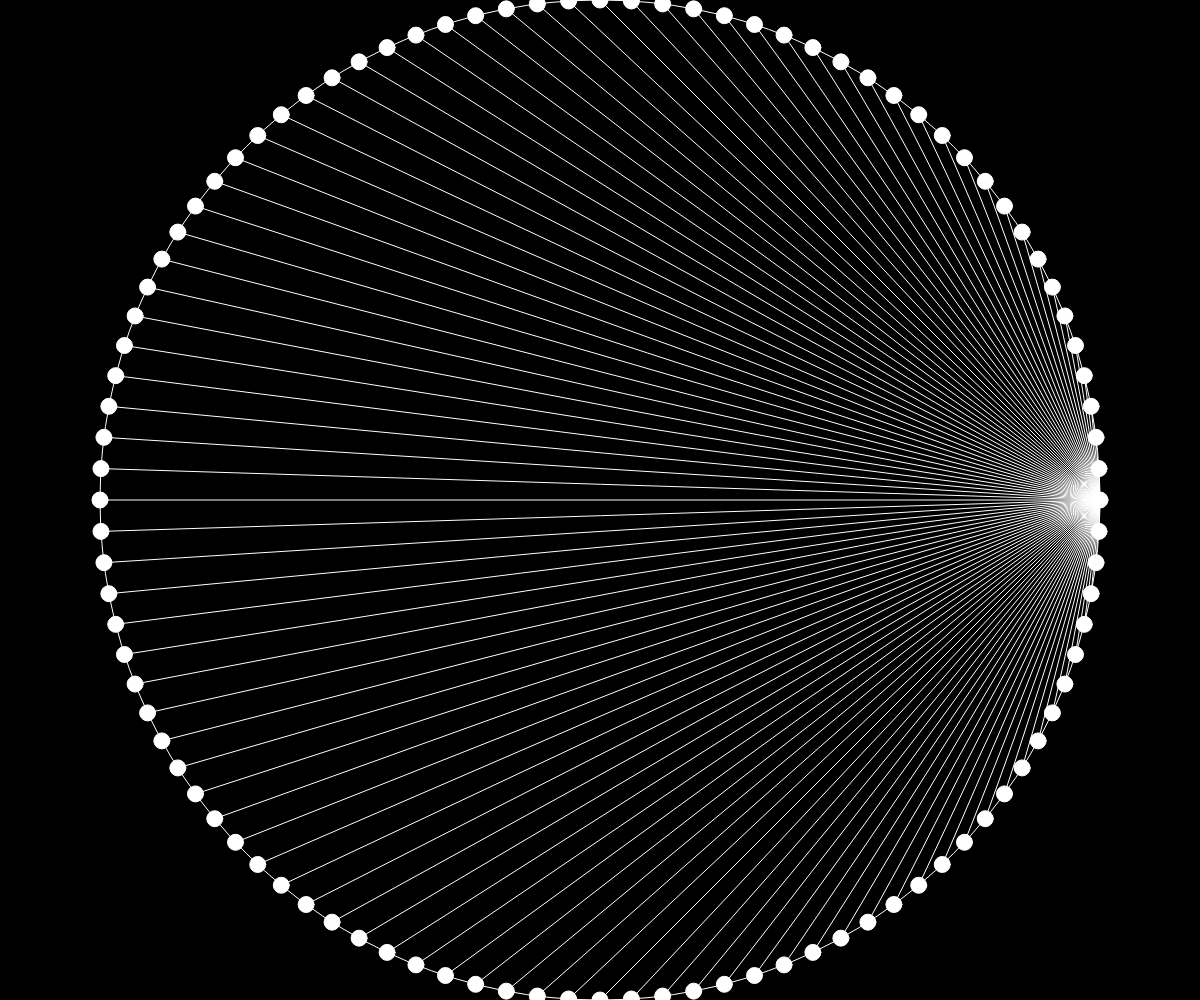
Frame 1 (no input)
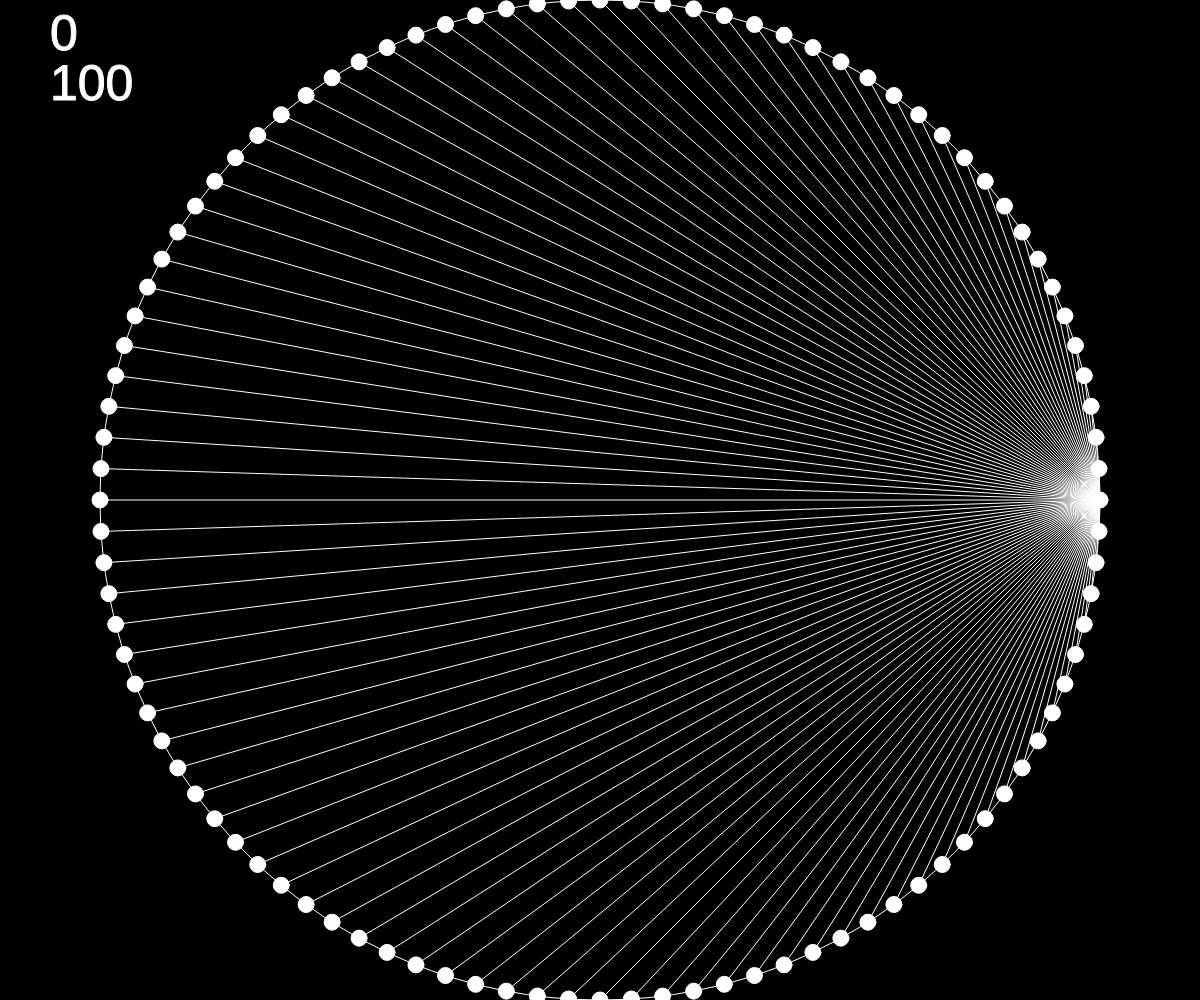
Frame 60 (no input)
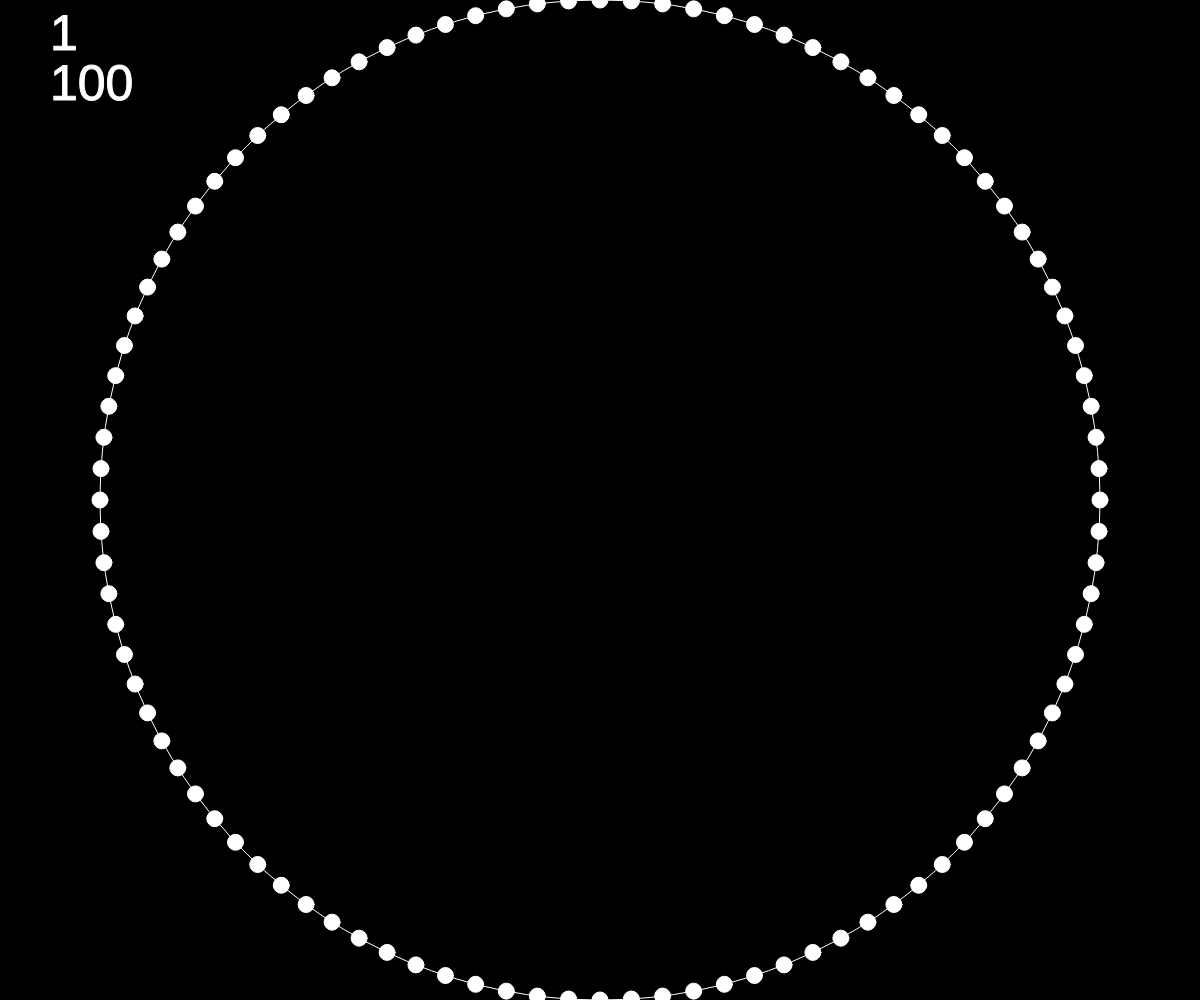
Frame 120 (the mouse pressed at the canvas centre since frame 60)

The p5.js sketch that drew these frames (run headless with seeded random() and noise() and a simulated clock; from frame 60 on, the mouse is pressed at the canvas centre):

// p5.js sketch
// ── sketch.js
let total = 100;
let mult = 0;

let adder = 1;

function setup() {
  createCanvas(windowWidth, windowHeight);
}

function draw() {
  background(0);
  textSize(50);
  text(mult,50,50);
  text(total,50,100);
  translate(width/2, height/2);

  let r = height/2;
  noFill();
  stroke(255);
  
  circle(0,0,r*2);
  for(var i=0; i<total; i++){
    let angle = map(i, 0, total, 0, TWO_PI);
    let x = r*cos(angle);
    let y = r*sin(angle);
    fill(255);
    circle(x,y,16);
  }

  for(var i=0; i<total; i++){
    let angle = map(i, 0, total, 0, TWO_PI);
    let previousX = r*cos(angle);
    let previousY = r*sin(angle);
    let newAngle = map(i*mult, 0, total, 0, TWO_PI);
    let newX = r*cos(newAngle);
    let newY = r*sin(newAngle);
    line(previousX,previousY,newX,newY);
  }
  //mult+=0.01;
  if(frameCount%60==0){
    mult++;
    //total++;
  }
  /*
  mult++;
  total+=adder;
  if(mult===50){
    mult = 0;
    total = 0;
    adder++;
  }
  */
}

function windowResized(){
  setup();
}
